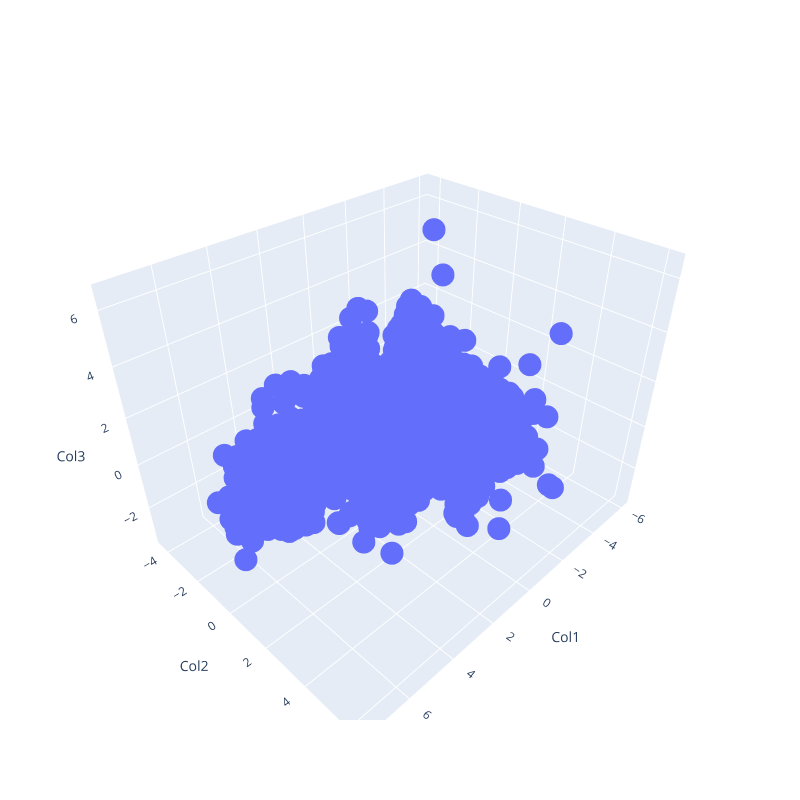

Notebook code cell kept with this figure:
### Code cell
Scene = dict(xaxis = dict(title  = 'Col1'),yaxis = dict(title  = 'Col2'),zaxis = dict(title  = 'Col3'))
trace = go.Scatter3d(x=pca_df['col1'], y=pca_df['col2'], z=pca_df['col3'], mode='markers')
layout = go.Layout(margin=dict(l=0,r=0),scene = Scene,height = 800,width = 800)
data = [trace]
fig = go.Figure(data = data, layout = layout)
fig.show()

### Figure 1 — Plotly figure (JSON) as saved in the notebook; plotly's stock layout.template omitted (floating-point values rounded to 4 significant figures; data arrays with more than 128 entries replaced by an {"elided": "..."} marker saying what was removed)
{"data": [{"mode": "markers", "type": "scatter3d", "x": {"elided": "2205 float values"}, "y": {"elided": "2205 float values"}, "z": {"elided": "2205 float values"}}], "layout": {"height": 800, "margin": {"l": 0, "r": 0}, "scene": {"xaxis": {"title": {"text": "Col1"}}, "yaxis": {"title": {"text": "Col2"}}, "zaxis": {"title": {"text": "Col3"}}}, "width": 800}}
